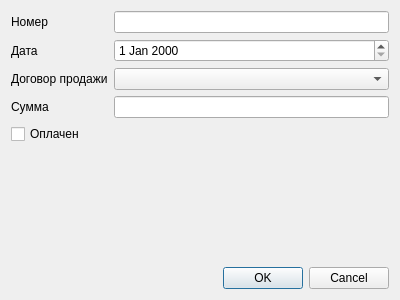
<?xml version="1.0" encoding="UTF-8"?>
<ui version="4.0">
 <class>DialogCheck</class>
 <widget class="QDialog" name="DialogCheck">
  <property name="geometry">
   <rect>
    <x>0</x>
    <y>0</y>
    <width>400</width>
    <height>300</height>
   </rect>
  </property>
  <property name="windowTitle">
   <string>Счёт</string>
  </property>
  <layout class="QGridLayout" name="gridLayout">
   <item row="6" column="0" colspan="2">
    <widget class="QDialogButtonBox" name="buttonBox">
     <property name="orientation">
      <enum>Qt::Horizontal</enum>
     </property>
     <property name="standardButtons">
      <set>QDialogButtonBox::Cancel|QDialogButtonBox::Ok</set>
     </property>
    </widget>
   </item>
   <item row="1" column="0">
    <widget class="QLabel" name="label_2">
     <property name="text">
      <string>Дата</string>
     </property>
    </widget>
   </item>
   <item row="5" column="1">
    <spacer name="verticalSpacer">
     <property name="orientation">
      <enum>Qt::Vertical</enum>
     </property>
     <property name="sizeHint" stdset="0">
      <size>
       <width>20</width>
       <height>105</height>
      </size>
     </property>
    </spacer>
   </item>
   <item row="0" column="0">
    <widget class="QLabel" name="label">
     <property name="text">
      <string>Номер</string>
     </property>
    </widget>
   </item>
   <item row="3" column="0">
    <widget class="QLabel" name="label_4">
     <property name="text">
      <string>Сумма</string>
     </property>
    </widget>
   </item>
   <item row="4" column="0">
    <widget class="QCheckBox" name="checkBoxPaid">
     <property name="text">
      <string>Оплачен</string>
     </property>
    </widget>
   </item>
   <item row="2" column="0">
    <widget class="QLabel" name="label_3">
     <property name="text">
      <string>Договор продажи</string>
     </property>
    </widget>
   </item>
   <item row="2" column="1">
    <widget class="QComboBox" name="comboBoxContractSale"/>
   </item>
   <item row="0" column="1">
    <widget class="QLineEdit" name="lineEditId">
     <property name="readOnly">
      <bool>true</bool>
     </property>
    </widget>
   </item>
   <item row="1" column="1">
    <widget class="QDateEdit" name="dateEditDate"/>
   </item>
   <item row="3" column="1">
    <widget class="QLineEdit" name="lineEditTotal_price"/>
   </item>
  </layout>
 </widget>
 <resources/>
 <connections>
  <connection>
   <sender>buttonBox</sender>
   <signal>accepted()</signal>
   <receiver>DialogCheck</receiver>
   <slot>accept()</slot>
   <hints>
    <hint type="sourcelabel">
     <x>248</x>
     <y>254</y>
    </hint>
    <hint type="destinationlabel">
     <x>157</x>
     <y>274</y>
    </hint>
   </hints>
  </connection>
  <connection>
   <sender>buttonBox</sender>
   <signal>rejected()</signal>
   <receiver>DialogCheck</receiver>
   <slot>reject()</slot>
   <hints>
    <hint type="sourcelabel">
     <x>316</x>
     <y>260</y>
    </hint>
    <hint type="destinationlabel">
     <x>286</x>
     <y>274</y>
    </hint>
   </hints>
  </connection>
 </connections>
</ui>
